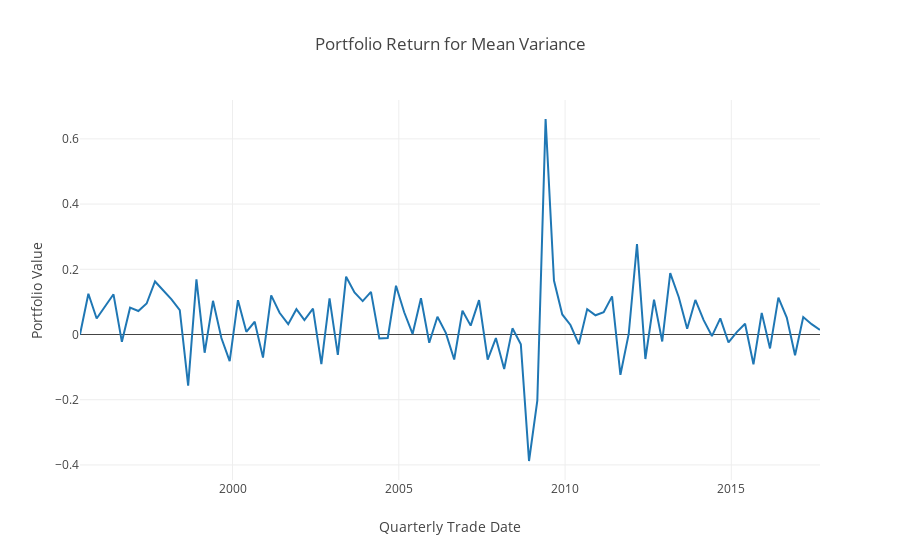

The notebook cell this image was saved under:
### Code cell
trace_return = go.Scatter(x = time_ind, y = meanv_return, mode = 'lines', name = 'Mean-Variance')

data = [trace_return]
layout = dict(title = "Portfolio Return for Mean Variance", 
              xaxis = dict(title = 'Quarterly Trade Date'), 
              yaxis = dict(title = 'Portfolio Value'))
fig = dict(data = data, layout = layout)
plotly.offline.iplot(fig)
